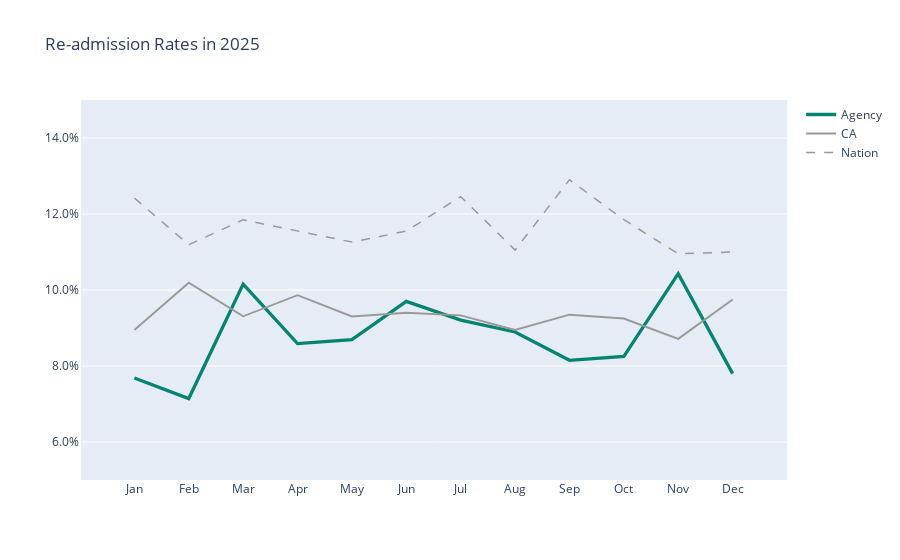

Notebook code cell kept with this figure:
### Code cell
month = ['Jan', 'Feb', 'Mar', 'Apr', 'May', 'Jun', 'Jul',
         'Aug', 'Sep', 'Oct', 'Nov', 'Dec']

df_list = [df_sample_monthly_avg, df_CA_monthly_avg, df_nation_monthly_avg]
df_names = ['Agency', 'CA', 'Nation']
colors = ['#018571', '#999999', '#999999']
dash = [None, None, 'dash']
width = [3.3,1.9,1.5]

fig = go.Figure()
for ind, df in enumerate(df_list):
    fig.add_trace(go.Scatter(x=df['Date'], 
                             y=df['percentage_admission'],
                             mode='lines',
                             name=df_names[ind],
                             line=dict(color=colors[ind], 
                                       dash=dash[ind],
                                       width=width[ind])))

fig.update_layout(title='Re-admission Rates in 2025',
                  xaxis=dict(range=[0, 13],
                             showgrid=False,
                             tickmode='array',
                             tickvals=df_sample_monthly_avg['Date'],
                             ticktext = month),
                  yaxis=dict(range=[0.05, 0.15],
                             tickformat='.1%',
                             showgrid=True,
                             zeroline=False,
                             showline=False,
                             showticklabels=True
                            ),
                  showlegend=True
                 )

### Figure 1 — Plotly figure (JSON) as saved in the notebook; plotly's stock layout.template omitted (floating-point values rounded to 4 significant figures)
{"data": [{"line": {"color": "#018571", "width": 3.3}, "mode": "lines", "name": "Agency", "type": "scatter", "x": [1, 2, 3, 4, 5, 6, 7, 8, 9, 10, 11, 12], "y": [0.07684, 0.07143, 0.1015, 0.08591, 0.08696, 0.097, 0.09208, 0.08895, 0.0815, 0.0825, 0.1043, 0.078]}, {"line": {"color": "#999999", "width": 1.9}, "mode": "lines", "name": "CA", "type": "scatter", "x": [1, 2, 3, 4, 5, 6, 7, 8, 9, 10, 11, 12], "y": [0.08947, 0.1019, 0.09308, 0.09864, 0.09304, 0.094, 0.09333, 0.08947, 0.0935, 0.0925, 0.08714, 0.0975]}, {"line": {"color": "#999999", "dash": "dash", "width": 1.5}, "mode": "lines", "name": "Nation", "type": "scatter", "x": [1, 2, 3, 4, 5, 6, 7, 8, 9, 10, 11, 12], "y": [0.1242, 0.1119, 0.1185, 0.1155, 0.1126, 0.1155, 0.1246, 0.1105, 0.129, 0.1185, 0.1095, 0.11]}], "layout": {"showlegend": true, "title": {"text": "Re-admission Rates in 2025"}, "xaxis": {"range": [0, 13], "showgrid": false, "tickmode": "array", "ticktext": ["Jan", "Feb", "Mar", "Apr", "May", "Jun", "Jul", "Aug", "Sep", "Oct", "Nov", "Dec"], "tickvals": [1, 2, 3, 4, 5, 6, 7, 8, 9, 10, 11, 12]}, "yaxis": {"range": [0.05, 0.15], "showgrid": true, "showline": false, "showticklabels": true, "tickformat": ".1%", "zeroline": false}}}
